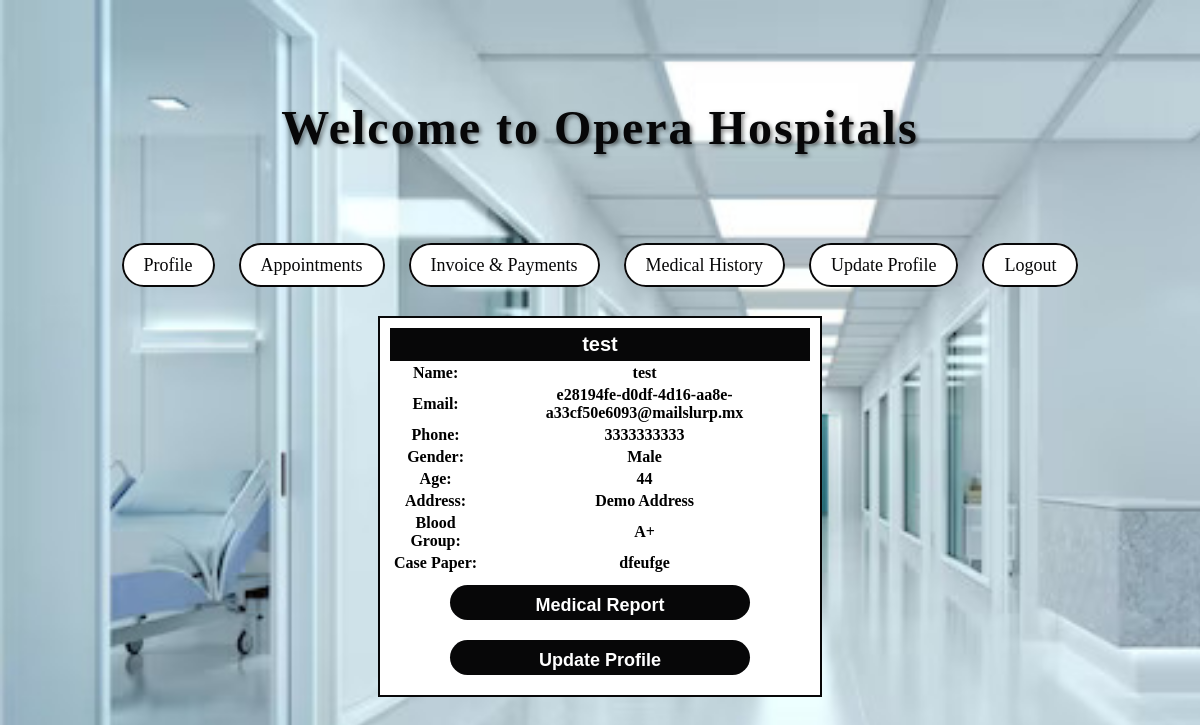
The page /profile (signed in) on the database its author committed.
### Home/models.py (models this page shows, shortened)
class Patient(models.Model):
    user = models.ForeignKey(User,on_delete=models.CASCADE)
    pid=models.AutoField(primary_key=True)
    phone=models.CharField(max_length=10)
    age=models.CharField(max_length=3)
    gender=models.CharField(max_length=10)
    address=models.CharField(max_length=100)
    bloodgroup=models.CharField(max_length=10)
    casepaper=models.CharField(max_length=10)
    otp=models.CharField(max_length=6)
    verify=models.CharField(max_length=1,default=0)
    image=models.ImageField(default='default.jpg',upload_to='med_report')

### Home/views.py (the view)
# urls.py: path('profile',views.profile,name='profile'),
@login_required
def profile(request):
    if request.user.last_name == 'Doctor':
        pro = Doctor.objects.filter(user=request.user).first()
    if request.user.last_name == 'Patient':
        pro = Patient.objects.filter(user=request.user).first()
    c = {'pro': pro}
    return render(request, 'profile.html', c)

### Home/templates/profile.html (shortened to what this page needs)
{% extends 'base2.html' %}
{% block content %}
<div class="profile">
    <div style="font-size: 20px; font-family: Arial; background-color: #070708; color: white; padding: 5px;">{{user.first_name }}</div>
    <table>
        <tr>
            <th>Name:</th>
            <th>{{ user.first_name }}</th>
        </tr>
        <tr>
            <th>Email:</th>
            <th>{{ user.email }}</th>
        </tr>
        <tr>
            <th>Phone:</th>
            <th> {{ pro.phone }}</th>
        </tr>
        <tr>
            <th>Gender:</th>
            <th> {{ pro.gender }}</th>
        </tr>
        <tr>
            <th>Age:</th>
            <th> {{ pro.age }}</th>
        </tr>
        {% if pro.user.last_name == "Patient" %}
        <tr>
            <th>Address:</th>
            <th>{{ pro.address }}</th>
        </tr>
        <tr>
            <th>Blood Group:</th>
            <th>{{ pro.bloodgroup }}</th>
        </tr>
        <tr>
            <th>Case Paper:</th>
            <th>{{ pro.casepaper }}</th>
        </tr>
    </table>
    <a href="{{ pro.image.url }}"><input type="submit"
            style='width:300px;font-size:18px;padding:10px;background-color: #070708;color: white;border: none;border-radius: 25px;font-weight: bold;'
            value="Medical Report"></a>
    <a href="{% url 'uprofile' %}"><input type="submit"
            style='width:300px;font-size:18px;padding:10px;background-color: #070708;color: white;border: none;border-radius: 25px;font-weight: bold;'
            value="Update Profile"></a>
    {%endif%}
</div>
{% endblock %}

### Home/templates/base2.html (style rules this page uses)
body { background-image: url('../static/bg.jpg'); background-size: cover; background-repeat: no-repeat; background-attachment: fixed; margin: 0; padding: 0; }
.profile { width: 35%; top: 50%; font-weight: bold; padding: 10px; border: 2px solid #070708; background-color: white; margin: 40px auto; }

### Home/templates/profile.html (style rules this page uses)
input, select { border: 2px solid #070708; width: 250px; margin: 10px; text-align: center; font-size: 15px; height: 35px; border-radius: 4px; }
input[type="submit"] { width: 300px; margin: 10px; padding: 10px; font-size: 18px; background-color: #070708; color: white; border: none; border-radius: 25px; font-weight: bold; }

### rows shown on the page
Patient: phone "3333333333", gender "Male", age "44", address "Demo Address", bloodgroup "A+", casepaper "dfeufge"

### other values the page prints
{{ user.first_name }} "test"
{{ user.email }} "e28194fe-d0df-4d16-aa8e-a33cf50e6093@mailslurp.mx"
